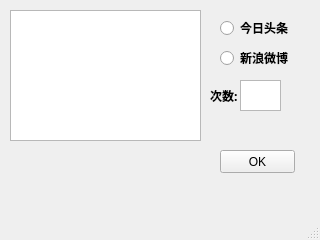
<?xml version="1.0" encoding="UTF-8"?>
<ui version="4.0">
 <class>MainWindow</class>
 <widget class="QMainWindow" name="MainWindow">
  <property name="geometry">
   <rect>
    <x>0</x>
    <y>0</y>
    <width>320</width>
    <height>240</height>
   </rect>
  </property>
  <property name="windowTitle">
   <string>MainWindow</string>
  </property>
  <widget class="QWidget" name="centralwidget">
   <widget class="QTextBrowser" name="textBrowser">
    <property name="geometry">
     <rect>
      <x>10</x>
      <y>10</y>
      <width>191</width>
      <height>131</height>
     </rect>
    </property>
   </widget>
   <widget class="QRadioButton" name="toutiao">
    <property name="geometry">
     <rect>
      <x>220</x>
      <y>20</y>
      <width>89</width>
      <height>16</height>
     </rect>
    </property>
    <property name="font">
     <font>
      <family>楷体</family>
      <weight>75</weight>
      <bold>true</bold>
     </font>
    </property>
    <property name="focusPolicy">
     <enum>Qt::StrongFocus</enum>
    </property>
    <property name="text">
     <string>今日头条</string>
    </property>
   </widget>
   <widget class="QRadioButton" name="weibo">
    <property name="geometry">
     <rect>
      <x>220</x>
      <y>50</y>
      <width>89</width>
      <height>16</height>
     </rect>
    </property>
    <property name="font">
     <font>
      <family>楷体</family>
      <weight>75</weight>
      <bold>true</bold>
     </font>
    </property>
    <property name="text">
     <string>新浪微博</string>
    </property>
   </widget>
   <widget class="QLabel" name="label">
    <property name="geometry">
     <rect>
      <x>210</x>
      <y>90</y>
      <width>54</width>
      <height>12</height>
     </rect>
    </property>
    <property name="font">
     <font>
      <family>楷体</family>
      <weight>75</weight>
      <bold>true</bold>
     </font>
    </property>
    <property name="text">
     <string>次数:</string>
    </property>
   </widget>
   <widget class="QTextEdit" name="lunci">
    <property name="geometry">
     <rect>
      <x>240</x>
      <y>80</y>
      <width>41</width>
      <height>31</height>
     </rect>
    </property>
   </widget>
   <widget class="QPushButton" name="ok">
    <property name="geometry">
     <rect>
      <x>220</x>
      <y>150</y>
      <width>75</width>
      <height>23</height>
     </rect>
    </property>
    <property name="text">
     <string>OK</string>
    </property>
   </widget>
  </widget>
  <widget class="QMenuBar" name="menubar">
   <property name="geometry">
    <rect>
     <x>0</x>
     <y>0</y>
     <width>320</width>
     <height>23</height>
    </rect>
   </property>
  </widget>
  <widget class="QStatusBar" name="statusbar"/>
 </widget>
 <resources/>
 <connections/>
</ui>
